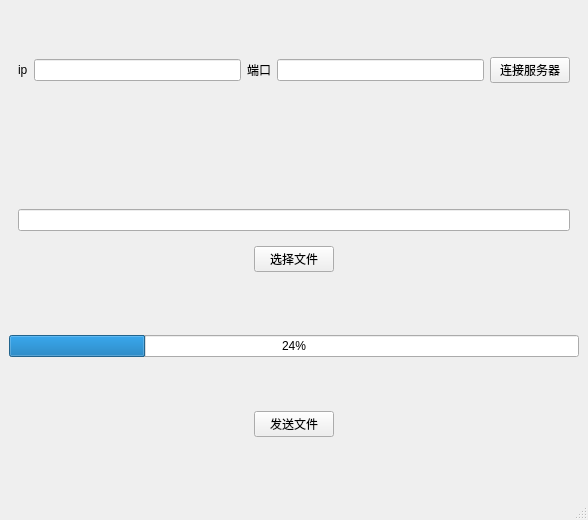
<?xml version="1.0" encoding="UTF-8"?>
<ui version="4.0">
 <class>MainWindow</class>
 <widget class="QMainWindow" name="MainWindow">
  <property name="geometry">
   <rect>
    <x>0</x>
    <y>0</y>
    <width>588</width>
    <height>520</height>
   </rect>
  </property>
  <property name="windowTitle">
   <string>MainWindow</string>
  </property>
  <widget class="QWidget" name="centralwidget">
   <layout class="QVBoxLayout" name="verticalLayout_3">
    <item>
     <widget class="QWidget" name="widget" native="true">
      <property name="sizePolicy">
       <sizepolicy hsizetype="Preferred" vsizetype="Fixed">
        <horstretch>0</horstretch>
        <verstretch>0</verstretch>
       </sizepolicy>
      </property>
      <layout class="QHBoxLayout" name="horizontalLayout">
       <item>
        <widget class="QLabel" name="label">
         <property name="text">
          <string>ip</string>
         </property>
        </widget>
       </item>
       <item>
        <widget class="QLineEdit" name="ip"/>
       </item>
       <item>
        <widget class="QLabel" name="label_2">
         <property name="text">
          <string>端口</string>
         </property>
        </widget>
       </item>
       <item>
        <widget class="QLineEdit" name="port"/>
       </item>
       <item>
        <widget class="QPushButton" name="connectServerBtn">
         <property name="text">
          <string>连接服务器</string>
         </property>
        </widget>
       </item>
      </layout>
     </widget>
    </item>
    <item>
     <widget class="QWidget" name="widget_2" native="true">
      <property name="sizePolicy">
       <sizepolicy hsizetype="Preferred" vsizetype="Fixed">
        <horstretch>0</horstretch>
        <verstretch>0</verstretch>
       </sizepolicy>
      </property>
      <layout class="QVBoxLayout" name="verticalLayout_2"/>
     </widget>
    </item>
    <item>
     <widget class="QWidget" name="widget_5" native="true">
      <property name="sizePolicy">
       <sizepolicy hsizetype="Preferred" vsizetype="Fixed">
        <horstretch>0</horstretch>
        <verstretch>0</verstretch>
       </sizepolicy>
      </property>
      <layout class="QVBoxLayout" name="verticalLayout">
       <item>
        <widget class="QLineEdit" name="path"/>
       </item>
       <item>
        <widget class="QWidget" name="widget_3" native="true">
         <property name="sizePolicy">
          <sizepolicy hsizetype="Preferred" vsizetype="Fixed">
           <horstretch>0</horstretch>
           <verstretch>0</verstretch>
          </sizepolicy>
         </property>
         <layout class="QHBoxLayout" name="horizontalLayout_3">
          <item>
           <spacer name="horizontalSpacer_3">
            <property name="orientation">
             <enum>Qt::Horizontal</enum>
            </property>
            <property name="sizeHint" stdset="0">
             <size>
              <width>211</width>
              <height>20</height>
             </size>
            </property>
           </spacer>
          </item>
          <item>
           <widget class="QPushButton" name="chooseFileBtn">
            <property name="text">
             <string>选择文件</string>
            </property>
           </widget>
          </item>
          <item>
           <spacer name="horizontalSpacer_4">
            <property name="orientation">
             <enum>Qt::Horizontal</enum>
            </property>
            <property name="sizeHint" stdset="0">
             <size>
              <width>211</width>
              <height>20</height>
             </size>
            </property>
           </spacer>
          </item>
         </layout>
        </widget>
       </item>
      </layout>
     </widget>
    </item>
    <item>
     <widget class="QProgressBar" name="progressBar">
      <property name="value">
       <number>24</number>
      </property>
     </widget>
    </item>
    <item>
     <widget class="QWidget" name="widget_4" native="true">
      <property name="sizePolicy">
       <sizepolicy hsizetype="Preferred" vsizetype="Fixed">
        <horstretch>0</horstretch>
        <verstretch>0</verstretch>
       </sizepolicy>
      </property>
      <layout class="QHBoxLayout" name="horizontalLayout_2">
       <item>
        <spacer name="horizontalSpacer">
         <property name="orientation">
          <enum>Qt::Horizontal</enum>
         </property>
         <property name="sizeHint" stdset="0">
          <size>
           <width>169</width>
           <height>20</height>
          </size>
         </property>
        </spacer>
       </item>
       <item>
        <widget class="QPushButton" name="sendFileBtn">
         <property name="text">
          <string>发送文件</string>
         </property>
        </widget>
       </item>
       <item>
        <spacer name="horizontalSpacer_2">
         <property name="orientation">
          <enum>Qt::Horizontal</enum>
         </property>
         <property name="sizeHint" stdset="0">
          <size>
           <width>168</width>
           <height>20</height>
          </size>
         </property>
        </spacer>
       </item>
      </layout>
     </widget>
    </item>
   </layout>
  </widget>
  <widget class="QMenuBar" name="menubar">
   <property name="geometry">
    <rect>
     <x>0</x>
     <y>0</y>
     <width>588</width>
     <height>24</height>
    </rect>
   </property>
  </widget>
  <widget class="QStatusBar" name="statusbar"/>
 </widget>
 <resources/>
 <connections/>
</ui>
